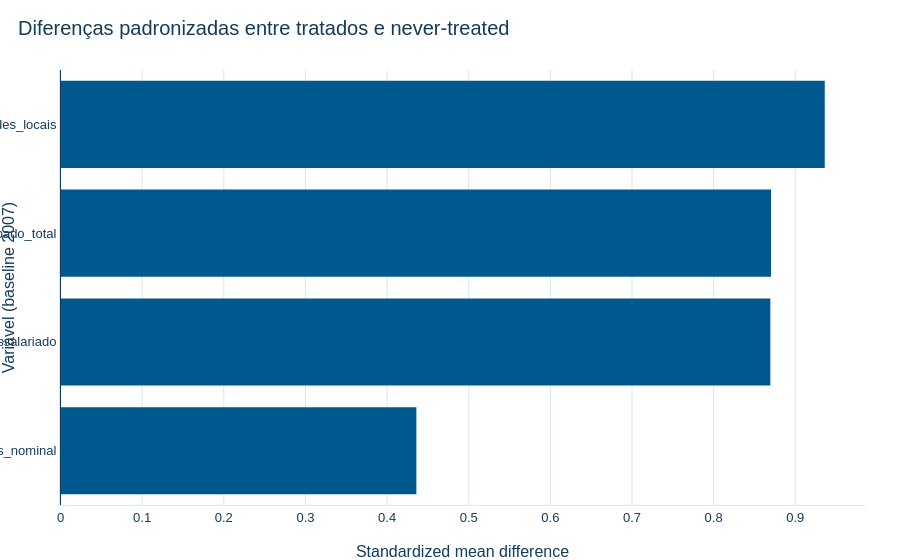

The notebook cell this image was saved under:
### Code cell
fig = px.bar(
    balanco.sort_values("smd_absoluto"),
    x="smd",
    y="variavel",
    orientation="h",
    color_discrete_sequence=[CORES_IPT["AZUL_PRINCIPAL"]],
    labels={"smd": "Standardized mean difference", "variavel": "Variável (baseline 2007)"},
    title="Diferenças padronizadas entre tratados e never-treated",
)
fig.add_vline(x=0, line_color=CORES_IPT["AZUL_ESCURO"], line_width=1)
salvar_figura(fig, "d17_02_smd_baseline")
fig.show()

composicao_porte = (
    baseline.groupby(["papel_causal", "porte_emprego_quintil"], observed=True)
    .size().rename("n").reset_index()
)
composicao_porte["proporcao"] = composicao_porte["n"] / composicao_porte.groupby("papel_causal")["n"].transform("sum")
mostrar(composicao_porte)

### Figure 1 — Plotly figure (JSON) as saved in the notebook; plotly's stock layout.template omitted (floating-point values rounded to 4 significant figures)
{"data": [{"hovertemplate": "Standardized mean difference=%{x}<br>Variável (baseline 2007)=%{y}<extra></extra>", "legendgroup": "", "marker": {"color": "#00598E", "pattern": {"shape": ""}}, "name": "", "orientation": "h", "showlegend": false, "textposition": "auto", "type": "bar", "x": [0.4359, 0.8694, 0.8702, 0.9361], "xaxis": "x", "y": ["salario_medio_reais_nominal", "pessoal_ocupado_assalariado", "pessoal_ocupado_total", "qt_unidades_locais"], "yaxis": "y"}], "layout": {"barmode": "relative", "font": {"color": "#133C5A", "family": "Arial", "size": 13}, "legend": {"tracegroupgap": 0}, "paper_bgcolor": "#FFFFFF", "plot_bgcolor": "#FFFFFF", "shapes": [{"line": {"color": "#133C5A", "width": 1}, "type": "line", "x0": 0, "x1": 0, "xref": "x", "y0": 0, "y1": 1, "yref": "y domain"}], "title": {"text": "Diferenças padronizadas entre tratados e never-treated"}, "xaxis": {"anchor": "y", "domain": [0.0, 1.0], "title": {"text": "Standardized mean difference"}}, "yaxis": {"anchor": "x", "domain": [0.0, 1.0], "title": {"text": "Variável (baseline 2007)"}}}}
